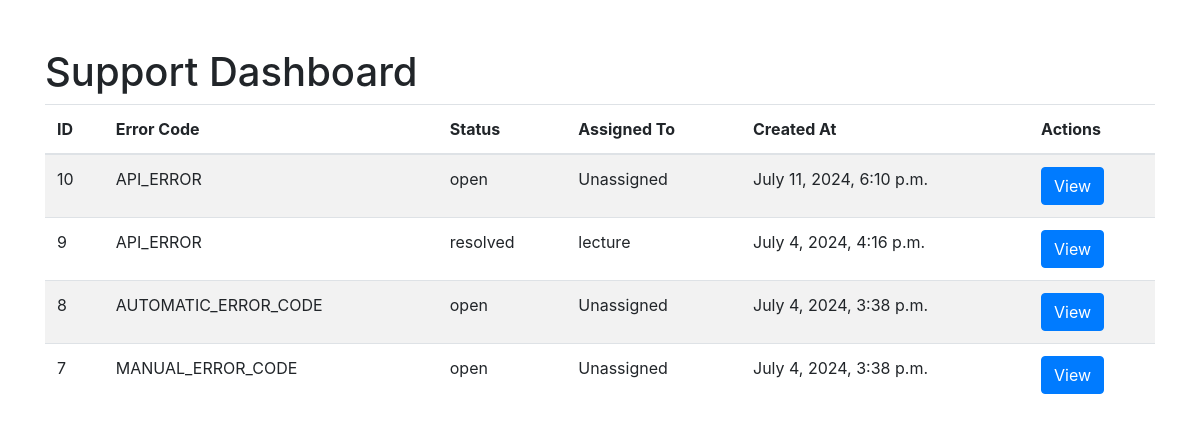
Screenshot of /support/dashboard/ (signed in) with the database file from the repository.
### support/models.py (models this page shows, shortened)
class SupportTicket(models.Model):
    ticket = models.OneToOneField(Ticket, on_delete=models.CASCADE)
    assigned_to = models.ForeignKey(User, related_name='assigned_tickets', on_delete=models.SET_NULL, null=True)
    resolved_at = models.DateTimeField(null=True, blank=True)
    resolution_notes = models.TextField(null=True, blank=True)
    active = models.BooleanField(default=True)
    last_active = models.DateTimeField(auto_now=True)
    tickets_resolved = models.IntegerField(default=0)

class Ticket(models.Model):
    user = models.ForeignKey(User, on_delete=models.CASCADE, null=True, blank=True)
    error_code = models.CharField(max_length=100)
    error_message = models.TextField()
    status = models.CharField(max_length=20, default='open')
    created_at = models.DateTimeField(auto_now_add=True)
    last_updated_at = models.DateTimeField(auto_now=True)
    last_updated_by = models.ForeignKey(User, related_name='updated_tickets', on_delete=models.SET_NULL, null=True, blank=True)

### accounts/models.py (models this page shows, shortened)
class User(AbstractUser):
    is_student = models.BooleanField(default=False)
    is_lecturer = models.BooleanField(default=False)
    is_parent = models.BooleanField(default=False)
    is_dep_head = models.BooleanField(default=False)
    phone = models.CharField(max_length=60, blank=True, null=True)
    address = models.CharField(max_length=60, blank=True, null=True)
    picture = models.ImageField(upload_to='profile_pictures/%y/%m/%d/', default='default.png', null=True)
    email = models.EmailField(blank=True, null=True)
    username_validator = ASCIIUsernameValidator()
    objects = UserManager()

### support/views.py (the view)
# urls.py: path('dashboard/', support_dashboard, name='support_dashboard'),
@login_required
@user_passes_test(is_support_team)
def support_dashboard(request):
    tickets = SupportTicket.objects.select_related('ticket').order_by('-ticket__created_at')
    return render(request, 'support/dashboard.html', {'tickets': tickets})

### support/views.py (called while the page is built)
def is_support_team(user):
    return user.groups.filter(name='SupportTeam').exists()

### templates/support/dashboard.html (shortened to what this page needs)
<!DOCTYPE html>
<html lang="en">
<head>
    <link rel="stylesheet" href="https://stackpath.bootstrapcdn.com/bootstrap/4.3.1/css/bootstrap.min.css">
</head>
<body>
<div class="container mt-5">
    <h1>Support Dashboard</h1>
    <table class="table table-striped">
        <thead>
            <tr>
                <th>ID</th>
                <th>Error Code</th>
                <th>Status</th>
                <th>Assigned To</th>
                <th>Created At</th>
                <th>Actions</th>
            </tr>
        </thead>
        <tbody>
            {% for ticket in tickets %}
                <tr>
                    <td>{{ ticket.ticket.id }}</td>
                    <td>{{ ticket.ticket.error_code }}</td>
                    <td>{{ ticket.ticket.status }}</td>
                    <td>
                        {% if ticket.assigned_to %}
                            {{ ticket.assigned_to.username }}
                        {% else %}
                            Unassigned
                        {% endif %}
                    </td>
                    <td>{{ ticket.ticket.created_at }}</td>
                    <td>
                        <a href="{% url 'support_ticket_detail' ticket_id=ticket.ticket.id %}" class="btn btn-primary">View</a>
                    </td>
                </tr>
            {% endfor %}
        </tbody>
    </table>
</div>
</body>
</html>

### rows the page displays
SupportTicket: ticket.id "10", ticket.error_code "API_ERROR", ticket.status "open", shows "Unassigned", ticket.created_at "July 11, 2024, 6:10 p.m."
SupportTicket: ticket.id "9", ticket.error_code "API_ERROR", ticket.status "resolved", assigned_to.username "lecture", ticket.created_at "July 4, 2024, 4:16 p.m."
SupportTicket: ticket.id "8", ticket.error_code "AUTOMATIC_ERROR_CODE", ticket.status "open", shows "Unassigned", ticket.created_at "July 4, 2024, 3:38 p.m."
SupportTicket: ticket.id "7", ticket.error_code "MANUAL_ERROR_CODE", ticket.status "open", shows "Unassigned", ticket.created_at "July 4, 2024, 3:38 p.m."
